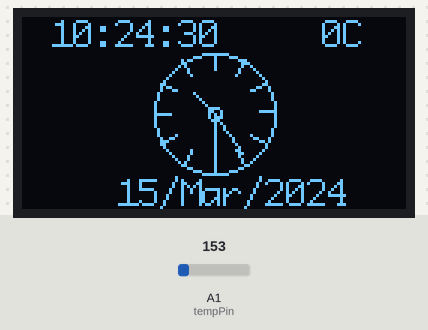
A sketch run on a simulated Arduino Uno, built with avr-gcc and run on an emulated ATmega328P. On the bench: 128×64 one-colour display. The inputs (shaded band) are chosen by the test bench; at power-on: A1 (tempPin) = 153. The local clock reads 2024-03-15 10:24:30 at power-on unless the sketch sets it.

Above: at 0.4 s.
1.3 s: A1 (tempPin) set to 165
At 3.1 s:
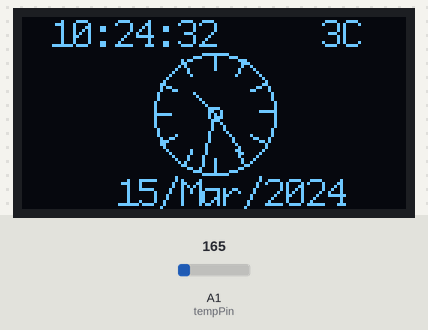
3.3 s: A1 (tempPin) set to 175
At 4.9 s:
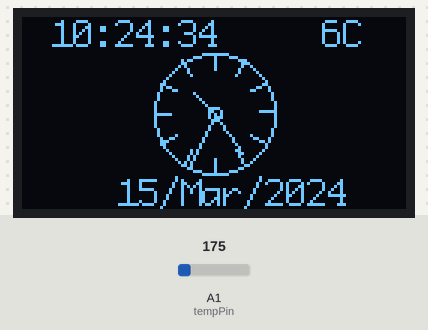
5.2 s: A1 (tempPin) set to 191
At 7.1 s:
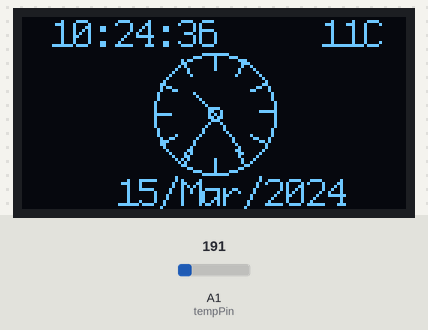
Timing chart, 0 to 8.6 s (numbered marks = the images above; inputs shaded):
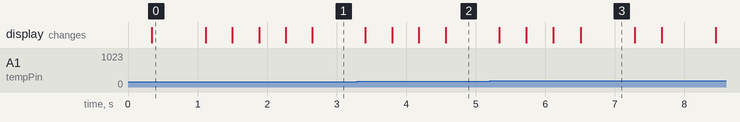

The sketch:

oled_display_clock_u8glib.ino
```cpp
#include "U8glib.h"
#include <SPI.h>
#include <Wire.h>
#include "RTClib.h"

// setup u8g object
  U8GLIB_SSD1306_128X64 u8g(U8G_I2C_OPT_NONE);  // I2C
//

// Setup RTC
  RTC_DS1307 RTC;
  char monthString[37]= {"JanFebMarAprMayJunJulAugSepOctNovDec"};
  int  monthIndex[122] ={0,3,6,9,12,15,18,21,24,27,30,33};
  String thisMonth = "";
  String thisTime = "";
  String thisDay="";
  int clockCentreX = 64; // used to fix the centre the analog clock
  int clockCentreY = 32; // used to fix the centre the analog clock

//
//TMP36 Pin Variables
  boolean useTMP36 = true;  // set this to false if you don not use TMP36
//boolean useTMP36 = false;
  #define aref_voltage 3.3 // we tie 3.3V to ARef and measure it with a multimeter!
  int tempPin = 1; //the analog pin the TMP36's Vout (sense) pin is connected to
//the resolution is 10 mV / degree centigrade with a
//500 mV offset to allow for negative temperatures
  int tempReading; // the analog reading from the sensor
//


void draw(void) {
  // graphic commands to redraw the complete screen should be placed here
  u8g.setFont(u8g_font_profont15);
  //u8g.setFont(u8g_font_6x10);
  //
  //***** RTC **********
  DateTime now = RTC.now();
  // display date at bottom of screen
  thisDay = String(now.day(), DEC) + "/";
  thisMonth="";
  for (int i=0; i<=2; i++){
    thisMonth += monthString[monthIndex[now.month()-1]+i];
  }
  thisDay=thisDay + thisMonth + "/";
  thisDay=thisDay + String(now.year() , DEC);
  const char* newDay = (const char*) thisDay.c_str();
  u8g.drawStr(32,63, newDay);
  // *********************
  // display time in digital format
  thisTime="";
  thisTime=String(now.hour()) + ":";
  if (now.minute() < 10){ thisTime=thisTime + "0";} // add leading zero if required
  thisTime=thisTime + String(now.minute()) + ":";
  if (now.second() < 10){ thisTime=thisTime + "0";} // add leading zero if required
  thisTime=thisTime + String(now.second());
  const char* newTime = (const char*) thisTime.c_str();
  u8g.drawStr(10,10, newTime);
  // *********************
  //
  // Now draw the clock face
  u8g.drawCircle(clockCentreX, clockCentreY, 20); // main outer circle
  u8g.drawCircle(clockCentreX, clockCentreY, 2);  // small inner circle
  //
  //hour ticks
  for( int z=0; z < 360;z= z + 30 ){
  //Begin at 0° and stop at 360°
    float angle = z ;
    angle=(angle/57.29577951) ; //Convert degrees to radians
    int x2=(clockCentreX+(sin(angle)*20));
    int y2=(clockCentreY-(cos(angle)*20));
    int x3=(clockCentreX+(sin(angle)*(20-5)));
    int y3=(clockCentreY-(cos(angle)*(20-5)));
    u8g.drawLine(x2,y2,x3,y3);
  }
  // display second hand
  float angle = now.second()*6 ;
  angle=(angle/57.29577951) ; //Convert degrees to radians
  int x3=(clockCentreX+(sin(angle)*(20)));
  int y3=(clockCentreY-(cos(angle)*(20)));
  u8g.drawLine(clockCentreX,clockCentreY,x3,y3);
  //
  // display minute hand
  angle = now.minute() * 6 ;
  angle=(angle/57.29577951) ; //Convert degrees to radians
  x3=(clockCentreX+(sin(angle)*(20-3)));
  y3=(clockCentreY-(cos(angle)*(20-3)));
  u8g.drawLine(clockCentreX,clockCentreY,x3,y3);
  //
  // display hour hand
  angle = now.hour() * 30 + int((now.minute() / 12) * 6 )   ;
  angle=(angle/57.29577951) ; //Convert degrees to radians
  x3=(clockCentreX+(sin(angle)*(20-11)));
  y3=(clockCentreY-(cos(angle)*(20-11)));
  u8g.drawLine(clockCentreX,clockCentreY,x3,y3);
 //
 // now add temperature if needed
 if (useTMP36==true) {
 //getting the voltage reading from the temperature sensor
   tempReading = analogRead(tempPin);
 // converting that reading to voltage, for 3.3v arduino use 3.3
   float voltage = tempReading * aref_voltage;
   voltage /= 1024.0;
 // now print out the temperature
   int temperatureC = (voltage - 0.5) * 100 ;  //converting from 10 mv per degree wit 500 mV offset
   String thisTemp1 = String(temperatureC) + "C";
   // printing output as follows used less program storage space
   const char* thisTemp = (const char*) thisTemp1.c_str();
   u8g.drawStr(100,10,thisTemp);
   // the print command could be used, but uses more memory
   //u8g.setPrintPos(100,10);
   //u8g.print(thisTemp1);
 }
//
//
}

void setup(void) {
  Serial.begin(9600);
  // If you want to set the aref to something other than 5v
  analogReference(EXTERNAL);
  Wire.begin();
  RTC.begin();
  if (! RTC.isrunning()) {
    Serial.println("RTC is NOT running!");
    // following line sets the RTC to the date & time this sketch was compiled
    RTC.adjust(DateTime(__DATE__, __TIME__));
  }

}

void loop(void) {
  // picture loop
  u8g.firstPage();
  do {
    draw();
  } while( u8g.nextPage() );

  // rebuild the picture after some delay
  delay(50);
}
```

Measured:
- what the display in image 0 shows lasts 0.8 s, from 0.3 s to 1.1 s
